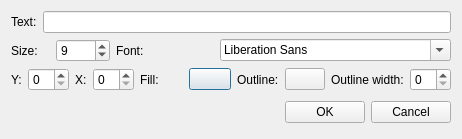
<?xml version="1.0" encoding="UTF-8"?>
<ui version="4.0">
 <class>textSettings</class>
 <widget class="QDialog" name="textSettings">
  <property name="geometry">
   <rect>
    <x>0</x>
    <y>0</y>
    <width>462</width>
    <height>115</height>
   </rect>
  </property>
  <property name="windowTitle">
   <string>Text settings</string>
  </property>
  <layout class="QGridLayout" name="gridLayout">
   <item row="0" column="0">
    <layout class="QHBoxLayout" name="horizontalLayout">
     <item>
      <widget class="QLabel" name="label">
       <property name="text">
        <string>Text:</string>
       </property>
      </widget>
     </item>
     <item>
      <widget class="QLineEdit" name="text"/>
     </item>
    </layout>
   </item>
   <item row="1" column="0">
    <layout class="QHBoxLayout" name="horizontalLayout_4">
     <item>
      <layout class="QHBoxLayout" name="horizontalLayout_2">
       <item>
        <layout class="QHBoxLayout" name="horizontalLayout_3">
         <item>
          <widget class="QLabel" name="label_3">
           <property name="text">
            <string>Size:</string>
           </property>
          </widget>
         </item>
         <item>
          <widget class="QSpinBox" name="fontSpin">
           <property name="minimum">
            <number>1</number>
           </property>
           <property name="maximum">
            <number>1000</number>
           </property>
           <property name="value">
            <number>9</number>
           </property>
          </widget>
         </item>
        </layout>
       </item>
       <item>
        <widget class="QLabel" name="label_2">
         <property name="text">
          <string>Font:</string>
         </property>
        </widget>
       </item>
       <item>
        <widget class="QFontComboBox" name="fontComboBox"/>
       </item>
      </layout>
     </item>
    </layout>
   </item>
   <item row="2" column="0">
    <layout class="QHBoxLayout" name="horizontalLayout_11">
     <item>
      <layout class="QHBoxLayout" name="horizontalLayout_10">
       <item>
        <layout class="QHBoxLayout" name="horizontalLayout_6">
         <item>
          <widget class="QLabel" name="label_5">
           <property name="text">
            <string>Y:</string>
           </property>
          </widget>
         </item>
         <item>
          <widget class="QSpinBox" name="ySpin"/>
         </item>
        </layout>
       </item>
       <item>
        <layout class="QHBoxLayout" name="horizontalLayout_5">
         <item>
          <widget class="QLabel" name="label_4">
           <property name="text">
            <string>X:</string>
           </property>
          </widget>
         </item>
         <item>
          <widget class="QSpinBox" name="xSpin"/>
         </item>
        </layout>
       </item>
      </layout>
     </item>
     <item>
      <layout class="QHBoxLayout" name="horizontalLayout_8">
       <item>
        <widget class="QLabel" name="label_7">
         <property name="text">
          <string>Fill:</string>
         </property>
        </widget>
       </item>
       <item>
        <widget class="QPushButton" name="color">
         <property name="text">
          <string/>
         </property>
        </widget>
       </item>
      </layout>
     </item>
     <item>
      <layout class="QHBoxLayout" name="horizontalLayout_9">
       <item>
        <widget class="QLabel" name="label_8">
         <property name="text">
          <string>Outline:</string>
         </property>
        </widget>
       </item>
       <item>
        <widget class="QPushButton" name="outline">
         <property name="text">
          <string/>
         </property>
        </widget>
       </item>
       <item>
        <layout class="QHBoxLayout" name="horizontalLayout_7">
         <item>
          <widget class="QLabel" name="label_6">
           <property name="text">
            <string>Outline width:</string>
           </property>
          </widget>
         </item>
         <item>
          <widget class="QSpinBox" name="outlineSpin"/>
         </item>
        </layout>
       </item>
      </layout>
     </item>
    </layout>
   </item>
   <item row="3" column="0">
    <layout class="QHBoxLayout">
     <property name="spacing">
      <number>6</number>
     </property>
     <property name="leftMargin">
      <number>0</number>
     </property>
     <property name="topMargin">
      <number>0</number>
     </property>
     <property name="rightMargin">
      <number>0</number>
     </property>
     <property name="bottomMargin">
      <number>0</number>
     </property>
     <item>
      <spacer>
       <property name="orientation">
        <enum>Qt::Horizontal</enum>
       </property>
       <property name="sizeHint" stdset="0">
        <size>
         <width>131</width>
         <height>31</height>
        </size>
       </property>
      </spacer>
     </item>
     <item>
      <widget class="QPushButton" name="okButton">
       <property name="text">
        <string>OK</string>
       </property>
      </widget>
     </item>
     <item>
      <widget class="QPushButton" name="cancelButton">
       <property name="text">
        <string>Cancel</string>
       </property>
      </widget>
     </item>
    </layout>
   </item>
  </layout>
 </widget>
 <resources/>
 <connections>
  <connection>
   <sender>okButton</sender>
   <signal>clicked()</signal>
   <receiver>textSettings</receiver>
   <slot>accept()</slot>
   <hints>
    <hint type="sourcelabel">
     <x>278</x>
     <y>253</y>
    </hint>
    <hint type="destinationlabel">
     <x>96</x>
     <y>254</y>
    </hint>
   </hints>
  </connection>
  <connection>
   <sender>cancelButton</sender>
   <signal>clicked()</signal>
   <receiver>textSettings</receiver>
   <slot>reject()</slot>
   <hints>
    <hint type="sourcelabel">
     <x>369</x>
     <y>253</y>
    </hint>
    <hint type="destinationlabel">
     <x>179</x>
     <y>282</y>
    </hint>
   </hints>
  </connection>
 </connections>
</ui>
